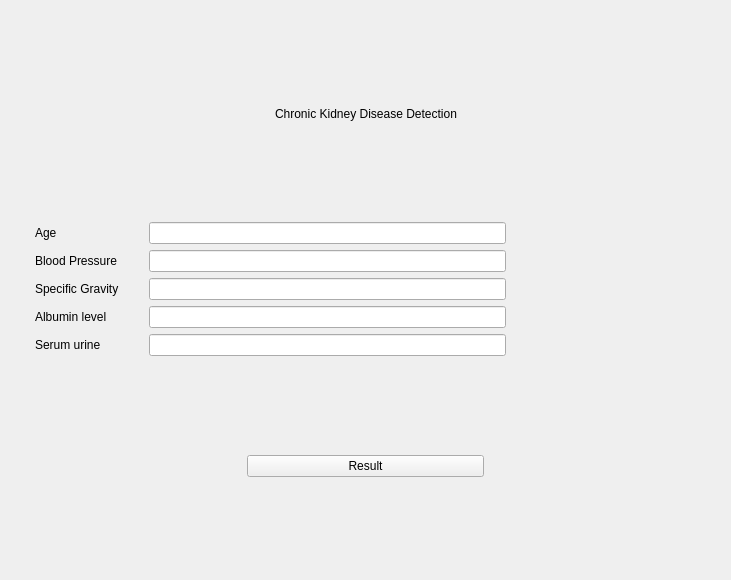
<?xml version="1.0" encoding="UTF-8"?>
<ui version="4.0">
 <class>Form</class>
 <widget class="QWidget" name="Form">
  <property name="geometry">
   <rect>
    <x>0</x>
    <y>0</y>
    <width>731</width>
    <height>580</height>
   </rect>
  </property>
  <property name="windowTitle">
   <string>Form</string>
  </property>
  <layout class="QVBoxLayout" name="verticalLayout_4">
   <item>
    <layout class="QVBoxLayout" name="verticalLayout_3">
     <item>
      <spacer name="verticalSpacer">
       <property name="orientation">
        <enum>Qt::Vertical</enum>
       </property>
       <property name="sizeHint" stdset="0">
        <size>
         <width>20</width>
         <height>40</height>
        </size>
       </property>
      </spacer>
     </item>
     <item>
      <layout class="QHBoxLayout" name="horizontalLayout">
       <item>
        <spacer name="horizontalSpacer">
         <property name="orientation">
          <enum>Qt::Horizontal</enum>
         </property>
         <property name="sizeHint" stdset="0">
          <size>
           <width>40</width>
           <height>20</height>
          </size>
         </property>
        </spacer>
       </item>
       <item>
        <widget class="QLabel" name="label">
         <property name="styleSheet">
          <string notr="true">font: 75 22pt &quot;Times New Roman&quot;;</string>
         </property>
         <property name="text">
          <string>Chronic Kidney Disease Detection</string>
         </property>
         <property name="scaledContents">
          <bool>true</bool>
         </property>
        </widget>
       </item>
       <item>
        <spacer name="horizontalSpacer_2">
         <property name="orientation">
          <enum>Qt::Horizontal</enum>
         </property>
         <property name="sizeHint" stdset="0">
          <size>
           <width>40</width>
           <height>20</height>
          </size>
         </property>
        </spacer>
       </item>
      </layout>
     </item>
     <item>
      <spacer name="verticalSpacer_2">
       <property name="orientation">
        <enum>Qt::Vertical</enum>
       </property>
       <property name="sizeHint" stdset="0">
        <size>
         <width>20</width>
         <height>40</height>
        </size>
       </property>
      </spacer>
     </item>
     <item>
      <layout class="QHBoxLayout" name="horizontalLayout_2" stretch="1,1,1,15,9">
       <item>
        <spacer name="horizontalSpacer_3">
         <property name="orientation">
          <enum>Qt::Horizontal</enum>
         </property>
         <property name="sizeHint" stdset="0">
          <size>
           <width>40</width>
           <height>20</height>
          </size>
         </property>
        </spacer>
       </item>
       <item>
        <layout class="QVBoxLayout" name="verticalLayout">
         <item>
          <widget class="QLabel" name="label_2">
           <property name="text">
            <string>Age</string>
           </property>
          </widget>
         </item>
         <item>
          <widget class="QLabel" name="label_3">
           <property name="text">
            <string>Blood Pressure</string>
           </property>
          </widget>
         </item>
         <item>
          <widget class="QLabel" name="label_4">
           <property name="text">
            <string>Specific Gravity</string>
           </property>
          </widget>
         </item>
         <item>
          <widget class="QLabel" name="label_5">
           <property name="text">
            <string>Albumin level</string>
           </property>
          </widget>
         </item>
         <item>
          <widget class="QLabel" name="label_6">
           <property name="text">
            <string>Serum urine</string>
           </property>
          </widget>
         </item>
        </layout>
       </item>
       <item>
        <spacer name="horizontalSpacer_5">
         <property name="orientation">
          <enum>Qt::Horizontal</enum>
         </property>
         <property name="sizeHint" stdset="0">
          <size>
           <width>40</width>
           <height>20</height>
          </size>
         </property>
        </spacer>
       </item>
       <item>
        <layout class="QVBoxLayout" name="verticalLayout_2">
         <item>
          <widget class="QLineEdit" name="age_lin">
           <property name="inputMethodHints">
            <set>Qt::ImhDigitsOnly|Qt::ImhFormattedNumbersOnly</set>
           </property>
           <property name="maxLength">
            <number>3</number>
           </property>
          </widget>
         </item>
         <item>
          <widget class="QLineEdit" name="bp_lin">
           <property name="inputMethodHints">
            <set>Qt::ImhDigitsOnly</set>
           </property>
           <property name="maxLength">
            <number>3</number>
           </property>
          </widget>
         </item>
         <item>
          <widget class="QLineEdit" name="sp_lin">
           <property name="inputMethodHints">
            <set>Qt::ImhDigitsOnly</set>
           </property>
          </widget>
         </item>
         <item>
          <widget class="QLineEdit" name="al_lin">
           <property name="inputMethodHints">
            <set>Qt::ImhDigitsOnly</set>
           </property>
          </widget>
         </item>
         <item>
          <widget class="QLineEdit" name="su_lin">
           <property name="inputMethodHints">
            <set>Qt::ImhDigitsOnly</set>
           </property>
          </widget>
         </item>
        </layout>
       </item>
       <item>
        <spacer name="horizontalSpacer_4">
         <property name="orientation">
          <enum>Qt::Horizontal</enum>
         </property>
         <property name="sizeHint" stdset="0">
          <size>
           <width>40</width>
           <height>20</height>
          </size>
         </property>
        </spacer>
       </item>
      </layout>
     </item>
     <item>
      <spacer name="verticalSpacer_3">
       <property name="orientation">
        <enum>Qt::Vertical</enum>
       </property>
       <property name="sizeHint" stdset="0">
        <size>
         <width>20</width>
         <height>40</height>
        </size>
       </property>
      </spacer>
     </item>
     <item>
      <layout class="QHBoxLayout" name="horizontalLayout_3" stretch="1,1,1">
       <item>
        <spacer name="horizontalSpacer_6">
         <property name="orientation">
          <enum>Qt::Horizontal</enum>
         </property>
         <property name="sizeHint" stdset="0">
          <size>
           <width>40</width>
           <height>20</height>
          </size>
         </property>
        </spacer>
       </item>
       <item>
        <widget class="QPushButton" name="resultbtn">
         <property name="styleSheet">
          <string notr="true">font: 75 18pt &quot;Times New Roman&quot;;</string>
         </property>
         <property name="text">
          <string>Result</string>
         </property>
        </widget>
       </item>
       <item>
        <spacer name="horizontalSpacer_7">
         <property name="orientation">
          <enum>Qt::Horizontal</enum>
         </property>
         <property name="sizeHint" stdset="0">
          <size>
           <width>40</width>
           <height>20</height>
          </size>
         </property>
        </spacer>
       </item>
      </layout>
     </item>
     <item>
      <spacer name="verticalSpacer_4">
       <property name="orientation">
        <enum>Qt::Vertical</enum>
       </property>
       <property name="sizeHint" stdset="0">
        <size>
         <width>20</width>
         <height>40</height>
        </size>
       </property>
      </spacer>
     </item>
    </layout>
   </item>
  </layout>
 </widget>
 <resources/>
 <connections/>
</ui>
